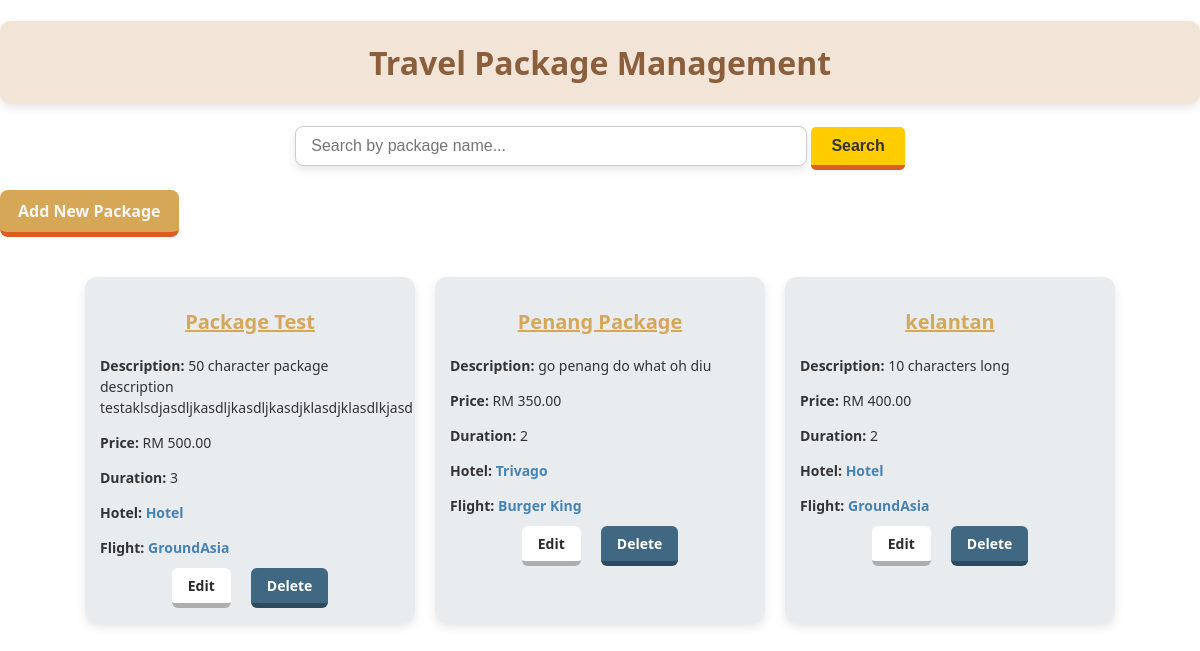
The app's page /ADadminpackages.php with its own data.
### tables this page shows
CREATE TABLE IF NOT EXISTS `packages` (
  `packageID` int NOT NULL AUTO_INCREMENT,
  `agencyID` int NOT NULL,
  `destinationID` int NOT NULL,
  `hotelID` int NOT NULL,
  `flightRouteID` int NOT NULL,
  `packageName` varchar(100) NOT NULL,
  `packageDescription` varchar(500) NOT NULL,
  `packagePrice` int NOT NULL,
  `packageDuration` int NOT NULL,
  PRIMARY KEY (`packageID`),
  KEY `idx_agencyID` (`agencyID`),
  KEY `idx_destinationID` (`destinationID`),
  KEY `idx_hotelID` (`hotelID`),
  KEY `idx_flightRouteID` (`flightRouteID`)
);

CREATE TABLE IF NOT EXISTS `hotels` (
  `hotelID` int NOT NULL AUTO_INCREMENT,
  `hotelName` varchar(100) NOT NULL,
  `hotelDescription` varchar(500) NOT NULL,
  `hotelRoomTypes` varchar(100) NOT NULL,
  `pricePerNight` int NOT NULL,
  `hotelPhone` varchar(20) DEFAULT NULL,
  `hotelEmail` varchar(100) NOT NULL,
  `hotelAddress` varchar(100) NOT NULL,
  `hotelImage` varchar(255) NOT NULL,
  PRIMARY KEY (`hotelID`),
  UNIQUE KEY `hotelName` (`hotelName`),
  UNIQUE KEY `hotelEmail` (`hotelEmail`),
  UNIQUE KEY `hotelAddress` (`hotelAddress`),
  UNIQUE KEY `hotelPhone` (`hotelPhone`)
);

CREATE TABLE IF NOT EXISTS `flight_routes` (
  `flightRouteID` int NOT NULL AUTO_INCREMENT,
  `flightDuration` int NOT NULL,
  `seatType` varchar(100) NOT NULL,
  `seatPrice` int NOT NULL,
  `airlineProvide` varchar(100) NOT NULL,
  `routeDeparturePoint` varchar(100) NOT NULL,
  `routeArrivalPoint` varchar(100) NOT NULL,
  `managingAgency` int DEFAULT NULL,
  PRIMARY KEY (`flightRouteID`),
  KEY `fk_flight_routes_managingAgency` (`managingAgency`)
);

### ADadminpackages.php (the view, shortened to what this page needs)
<?php
include("dbconnect.php");
$search = isset($_GET['search']) ? $conn->real_escape_string($_GET['search']) : '';
$sql = "SELECT
            p.packageID,
            p.packageName,
            p.packageDescription,
            p.packagePrice,
            p.packageDuration,
            h.hotelName,
            f.airlineProvide
        FROM packages p
        LEFT JOIN hotels h ON p.hotelID = h.hotelID
        LEFT JOIN flight_routes f ON p.flightRouteID = f.flightRouteID";
$result = $conn->query($sql);
?>
<!DOCTYPE html>
<html>
<head>
    <link rel="stylesheet" href="ADadminpackages.css?v=1.2">
</head>
<body>
<h1>Travel Package Management</h1>
<div class="search-form">
    <form method="GET" action="">
        <input type="text" name="search" placeholder="Search by package name..." value="<?php echo htmlspecialchars($search); ?>">
        <button type="submit">Search</button>
    </form>
</div>
<div class="button-container">
    <a href="ADaddpackages.php" class="add-button">Add New Package</a>
</div>
<div class="package-container">
    <?php
    if ($result->num_rows > 0) {
        while ($row = $result->fetch_assoc()) {
            echo '<div class="package-card">';
            echo '<h2>' . htmlspecialchars($row['packageName']) . '</h2>';
            echo '<p><strong>Description:</strong> ' . htmlspecialchars($row['packageDescription']) . '</p>';
            echo '<p><strong>Price:</strong> RM ' . number_format($row['packagePrice'], 2) . '</p>';
            echo '<p><strong>Duration:</strong> ' . htmlspecialchars($row['packageDuration']) . '</p>';
            if (!empty($row['hotelName'])) {
                $hotelName = htmlspecialchars($row['hotelName']);
                echo '<p><strong>Hotel:</strong> <a href="adminhotels.php?search=' . urlencode($hotelName) . '">' . $hotelName . '</a></p>';
            } else {
                echo '<p><strong>Hotel:</strong> N/A</p>';
            }
            if (!empty($row['airlineProvide'])) {
                $flightName = htmlspecialchars($row['airlineProvide']);
                echo '<p><strong>Flight:</strong> <a href="adminflights.php?search=' . urlencode($flightName) . '">' . $flightName . '</a></p>';
            } else {
                echo '<p><strong>Flight:</strong> N/A</p>';
            }
            echo '<div class="button-actions">';
            echo '<a href="ADeditpackages.php?id=' . $row['packageID'] . '" class="btn-edit">Edit</a>';
            echo '<a href="deletepackages.php?id=' . $row['packageID'] . '" class="btn-delete" onclick=
            "return confirm(\'Are you sure you want to delete this package?\')">Delete</a>';
            echo '</div>';
            echo '</div>';
        }
    } else {
        echo '<p>No packages found.</p>';
    }
    ?>
</div>
</body>
</html>

### ADadminpackages.css (style rules this page uses)
body { margin: 0; font-family: 'Segoe UI', Tahoma, Geneva, Verdana, sans-serif; }
h1 { text-align: center; color: #8b5e3c; font-size: 32px; box-shadow: 0 4px 10px rgba(0, 0, 0, 0.1); padding: 20px 20px; border-radius: 10px; background-color: #f2e5d7; }
.search-form { text-align: center; margin-bottom: 20px; }
.search-form input[type="text"] { padding: 10px 15px; width: 40%; box-shadow: 0 4px 10px rgba(0, 0, 0, 0.1); border-radius: 8px; border: 0.2px solid #ccc; font-size: 16px; outline: none; background-color: rgb(255, 255, 255); color:gray; }
.search-form button { padding: 10px 20px; background-color: #FFCC00; color: #333333; border: none; font-weight: bold; font-size: 16px; border-radius: 5px; cursor: pointer; border-bottom: 5px solid #df5b22; transition: background-color 0.3s; }
.add-button { display: inline-block; margin-bottom: 20px; padding: 10px 18px; background-color: #D6A756; color: #f7f7f7; font-weight: bold; border: none; border-radius: 8px; font-size: 16px; cursor: pointer; text-decoration: none; transition: background-color 0.3s; border-bottom: 5px solid #df5b22; transition: background-color 0.3s; }
.package-container { display: flex; flex-wrap: wrap; gap: 20px; justify-content: center; padding: 20px; }
.package-card { width: 300px; padding: 15px; border-radius: 12px; background-color: #e9ecef; box-shadow: 0 4px 10px rgba(0,0,0,0.1); transition: transform 0.2s ease, box-shadow 0.3s ease; }
.package-card h2 { color: #d6a756; font-size: 20px; margin-bottom: 20px; text-decoration-line: underline; text-align: center; }
.package-card p { font-size: 14px; margin-bottom: 10px; line-height: 1.5; color: #333333; text-align: left; }
.package-card a { color: #4682B4; text-decoration: none; font-weight: bold; }
.button-actions { display: flex; justify-content: center; gap: 10px; }
.btn-edit, .btn-delete { text-decoration: none; padding: 8px 16px; font-weight: bold; border-radius: 6px; font-size: 14px; transition: background-color 0.3s; }
.btn-edit { background-color: #ffffff; color: #2b2b2b !important; border-bottom: 5px solid #aeaeae; }
.btn-delete { margin-left: 10px; background-color: #406882; color: #ffffff !important; border-bottom: 5px solid #2e4a5e; }

### records on screen
packages: packageName "Package Test", packageDescription "50 character package description testaklsdjasdljkasdljkasdljkasdjklasdjklasdlkjasd", packagePrice "500.00", packageDuration "3", hotelID.hotelName "Hotel", flightRouteID.airlineProvide "GroundAsia"
packages: packageName "Penang Package", packageDescription "go penang do what oh diu", packagePrice "350.00", packageDuration "2", hotelID.hotelName "Trivago", flightRouteID.airlineProvide "Burger King"
packages: packageName "kelantan", packageDescription "10 characters long", packagePrice "400.00", packageDuration "2", hotelID.hotelName "Hotel", flightRouteID.airlineProvide "GroundAsia"
